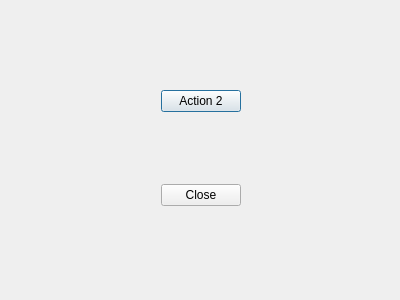
<?xml version="1.0" encoding="UTF-8"?>
<ui version="4.0">
 <class>SingletonAuxDialog</class>
 <widget class="QDialog" name="SingletonAuxDialog">
  <property name="geometry">
   <rect>
    <x>0</x>
    <y>0</y>
    <width>400</width>
    <height>300</height>
   </rect>
  </property>
  <property name="windowTitle">
   <string>Dialog</string>
  </property>
  <widget class="QWidget" name="layoutWidget">
   <property name="geometry">
    <rect>
     <x>0</x>
     <y>90</y>
     <width>401</width>
     <height>116</height>
    </rect>
   </property>
   <layout class="QHBoxLayout" name="horizontalLayout">
    <item>
     <spacer name="horizontalSpacer">
      <property name="orientation">
       <enum>Qt::Orientation::Horizontal</enum>
      </property>
      <property name="sizeHint" stdset="0">
       <size>
        <width>40</width>
        <height>20</height>
       </size>
      </property>
     </spacer>
    </item>
    <item>
     <layout class="QVBoxLayout" name="verticalLayout">
      <item>
       <widget class="QPushButton" name="btn_action_2">
        <property name="text">
         <string>Action 2</string>
        </property>
       </widget>
      </item>
      <item>
       <spacer name="verticalSpacer">
        <property name="orientation">
         <enum>Qt::Orientation::Vertical</enum>
        </property>
        <property name="sizeHint" stdset="0">
         <size>
          <width>20</width>
          <height>40</height>
         </size>
        </property>
       </spacer>
      </item>
      <item>
       <widget class="QPushButton" name="btn_close">
        <property name="text">
         <string>Close</string>
        </property>
       </widget>
      </item>
     </layout>
    </item>
    <item>
     <spacer name="horizontalSpacer_2">
      <property name="orientation">
       <enum>Qt::Orientation::Horizontal</enum>
      </property>
      <property name="sizeHint" stdset="0">
       <size>
        <width>40</width>
        <height>20</height>
       </size>
      </property>
     </spacer>
    </item>
   </layout>
  </widget>
 </widget>
 <resources/>
 <connections>
  <connection>
   <sender>btn_close</sender>
   <signal>clicked()</signal>
   <receiver>SingletonAuxDialog</receiver>
   <slot>reject()</slot>
   <hints>
    <hint type="sourcelabel">
     <x>178</x>
     <y>191</y>
    </hint>
    <hint type="destinationlabel">
     <x>106</x>
     <y>147</y>
    </hint>
   </hints>
  </connection>
 </connections>
</ui>
